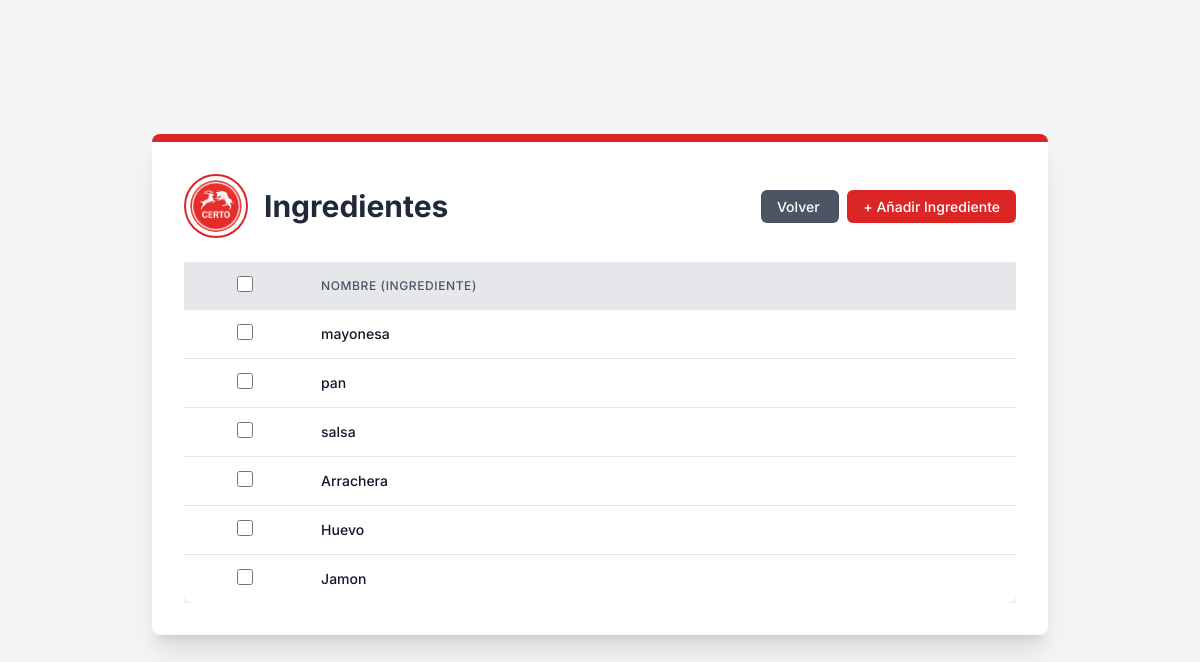
The app's page /comedor/ingredients/ (signed in), older data.
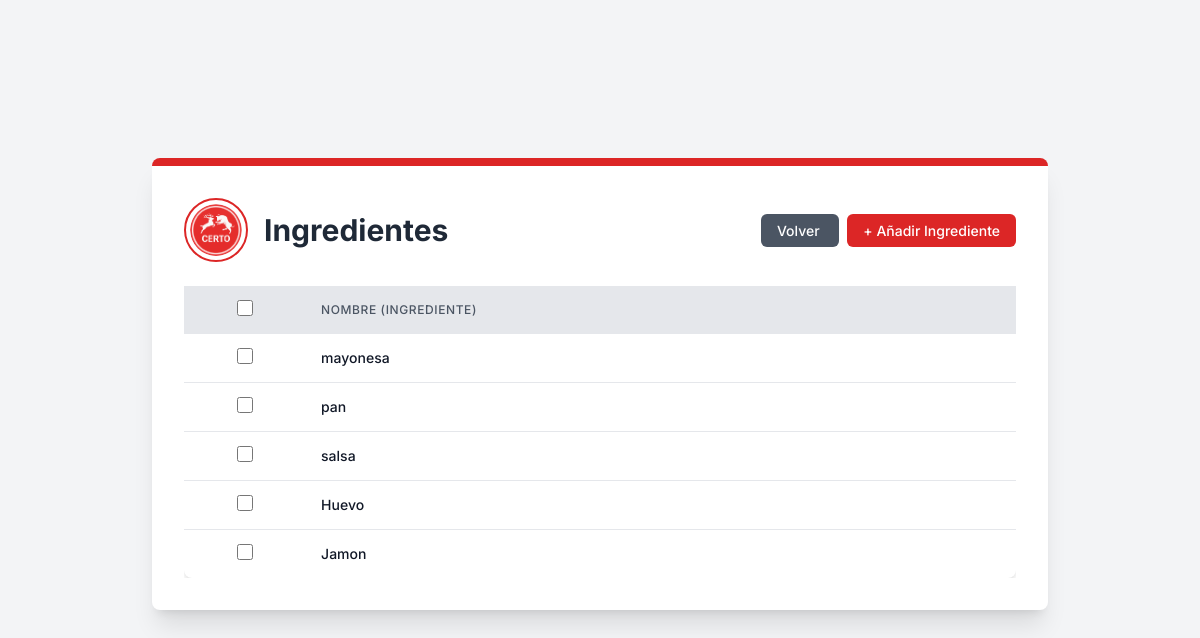
The same page, newer data.
### comedor/models.py (models this page shows, shortened)
class Ingredientes(models.Model):
    nombre = models.CharField(max_length=100)

### comedor/views.py (the view)
# urls.py: path("ingredients/", views.ingredients, name="ingredients"),
def ingredients(request):
    if request.user.is_authenticated:
        ingredients = Ingredientes.objects.all()
        return render(request, 'Ingredients/ingredients_list_view.html', {'ingredientes': ingredients})
    else:
        return redirect('core:signInUp')

### comedor/templates/Ingredients/ingredients_list_view.html (shortened to what this page needs)
{% extends "main.html" %} {% load static %}{% block content %}
<div
  class="bg-white p-8 rounded-lg shadow-xl max-w-4xl w-full border-t-8 border-primary-red mb-8"
>
  <div class="flex flex-col md:flex-row items-center justify-between mb-6">
    <div class="flex items-center mb-4 md:mb-0">
      <img
        src="{% static 'img/logos/logo.png' %}"
        alt="Logo de la Cafetería Certo"
        class="w-16 h-16 rounded-full border-2 border-primary-red p-1 object-cover mr-4"
      />
      <h1 class="text-3xl font-bold text-gray-800">Ingredientes</h1>
    </div>
    <div class="text-right">
      <a
        href="/core/dashboard"
        class="px-4 py-2 text-sm font-medium text-white bg-gray-600 rounded-md hover:bg-gray-700 transition duration-300 ease-in-out mr-2"
      >
        Volver
      </a>
      <a
        href="{% url 'comedor:createIngredient' %}"
        class="px-4 py-2 text-sm font-medium text-white bg-primary-red rounded-md hover:bg-red-700 transition duration-300 ease-in-out"
      >
        + Añadir Ingrediente
      </a>
    </div>
  </div>
  <div class="overflow-x-auto">
    <form
      id="deleteForm"
      method="post"
      action="{% url 'core:bulk_delete' 'ingredientes' 'comedor:ingredients' %}"
    >
      <table class="min-w-full bg-white rounded-lg shadow-custom">
        <thead class="bg-gray-200">
          <tr>
            <th class="py-3 px-2 text-center">
              <input
                type="checkbox"
                id="selectAll"
                class="form-checkbox h-4 w-4 text-primary-red"
              />
            </th>
            <th
              class="py-3 px-4 text-left text-xs font-medium text-gray-600 uppercase tracking-wider"
            >
              Nombre (Ingrediente)
            </th>
          </tr>
        </thead>
        <tbody class="divide-y divide-gray-200">
          {% for ingrediente in ingredientes %}
          <tr class="hover:bg-gray-50">
            <td class="py-3 px-2 text-center">
              <input
                type="checkbox"
                name="selected_ids"
                value="{{ ingrediente.id }}"
                class="rowCheckbox form-checkbox h-4 w-4 text-primary-red"
              />
            </td>
            <td
              class="py-3 px-4 whitespace-nowrap text-sm font-medium text-gray-900"
            >
              {{ ingrediente.nombre }}
            </td>
          </tr>
          {% endfor %}
        </tbody>
      </table>
    </form>
  </div>
</div>
{% endblock %}

Row changes from the older to the newer data that the page shows:
removed Ingredientes: nombre "Arrachera"
